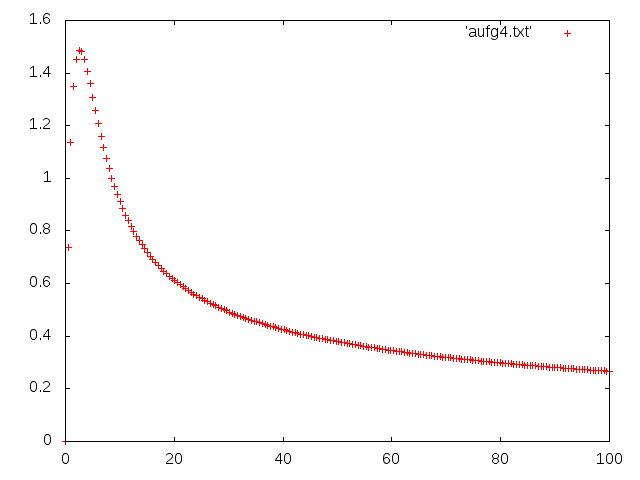

Reproduce this figure in gnuplot.
set terminal png
set output 'aufg4.png'
plot 'aufg4.txt'
